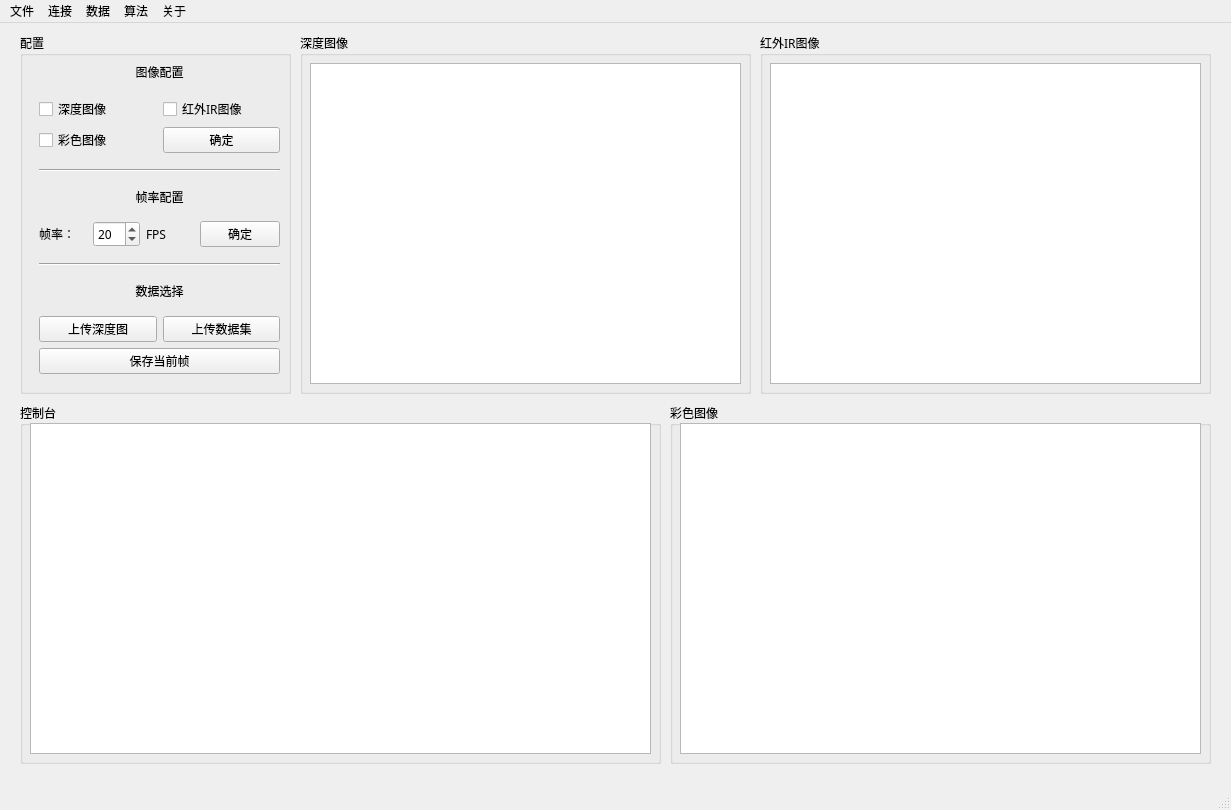
<?xml version="1.0" encoding="UTF-8"?>
<ui version="4.0">
 <class>MainWindow</class>
 <widget class="QMainWindow" name="MainWindow">
  <property name="geometry">
   <rect>
    <x>0</x>
    <y>0</y>
    <width>1231</width>
    <height>810</height>
   </rect>
  </property>
  <property name="windowTitle">
   <string>MainWindow</string>
  </property>
  <widget class="QWidget" name="centralwidget">
   <widget class="QGroupBox" name="groupBox_2">
    <property name="geometry">
     <rect>
      <x>670</x>
      <y>380</y>
      <width>541</width>
      <height>361</height>
     </rect>
    </property>
    <property name="font">
     <font>
      <family>黑体</family>
     </font>
    </property>
    <property name="title">
     <string>彩色图像</string>
    </property>
    <widget class="QGraphicsView" name="graphicsView_3">
     <property name="geometry">
      <rect>
       <x>10</x>
       <y>20</y>
       <width>521</width>
       <height>331</height>
      </rect>
     </property>
    </widget>
   </widget>
   <widget class="QGroupBox" name="groupBox_3">
    <property name="geometry">
     <rect>
      <x>300</x>
      <y>10</y>
      <width>451</width>
      <height>361</height>
     </rect>
    </property>
    <property name="font">
     <font>
      <family>黑体</family>
     </font>
    </property>
    <property name="title">
     <string>深度图像</string>
    </property>
    <widget class="QGraphicsView" name="graphicsView">
     <property name="geometry">
      <rect>
       <x>10</x>
       <y>30</y>
       <width>431</width>
       <height>321</height>
      </rect>
     </property>
    </widget>
   </widget>
   <widget class="QGroupBox" name="groupBox_4">
    <property name="geometry">
     <rect>
      <x>20</x>
      <y>10</y>
      <width>271</width>
      <height>361</height>
     </rect>
    </property>
    <property name="font">
     <font>
      <family>黑体</family>
     </font>
    </property>
    <property name="title">
     <string>配置</string>
    </property>
    <widget class="QWidget" name="verticalLayoutWidget">
     <property name="geometry">
      <rect>
       <x>19</x>
       <y>20</y>
       <width>241</width>
       <height>341</height>
      </rect>
     </property>
     <layout class="QVBoxLayout" name="verticalLayout">
      <item>
       <widget class="QLabel" name="label">
        <property name="font">
         <font>
          <family>黑体</family>
          <pointsize>9</pointsize>
         </font>
        </property>
        <property name="text">
         <string>图像配置</string>
        </property>
        <property name="alignment">
         <set>Qt::AlignCenter</set>
        </property>
       </widget>
      </item>
      <item>
       <layout class="QGridLayout" name="gridLayout">
        <item row="1" column="1">
         <widget class="QPushButton" name="pushButton">
          <property name="text">
           <string>确定</string>
          </property>
         </widget>
        </item>
        <item row="1" column="0">
         <widget class="QCheckBox" name="checkBox_3">
          <property name="text">
           <string>彩色图像</string>
          </property>
         </widget>
        </item>
        <item row="0" column="1">
         <widget class="QCheckBox" name="checkBox_2">
          <property name="text">
           <string>红外IR图像</string>
          </property>
         </widget>
        </item>
        <item row="0" column="0">
         <widget class="QCheckBox" name="checkBox">
          <property name="text">
           <string>深度图像</string>
          </property>
         </widget>
        </item>
       </layout>
      </item>
      <item>
       <spacer name="verticalSpacer_5">
        <property name="orientation">
         <enum>Qt::Vertical</enum>
        </property>
        <property name="sizeType">
         <enum>QSizePolicy::Fixed</enum>
        </property>
        <property name="sizeHint" stdset="0">
         <size>
          <width>20</width>
          <height>10</height>
         </size>
        </property>
       </spacer>
      </item>
      <item>
       <widget class="Line" name="line">
        <property name="orientation">
         <enum>Qt::Horizontal</enum>
        </property>
       </widget>
      </item>
      <item>
       <widget class="QLabel" name="label_2">
        <property name="font">
         <font>
          <family>黑体</family>
          <pointsize>9</pointsize>
         </font>
        </property>
        <property name="text">
         <string>帧率配置</string>
        </property>
        <property name="alignment">
         <set>Qt::AlignCenter</set>
        </property>
       </widget>
      </item>
      <item>
       <layout class="QHBoxLayout" name="horizontalLayout">
        <item>
         <widget class="QLabel" name="label_3">
          <property name="text">
           <string>帧率：</string>
          </property>
         </widget>
        </item>
        <item>
         <widget class="QSpinBox" name="spinBox">
          <property name="value">
           <number>20</number>
          </property>
         </widget>
        </item>
        <item>
         <widget class="QLabel" name="label_4">
          <property name="text">
           <string>FPS</string>
          </property>
         </widget>
        </item>
        <item>
         <widget class="QPushButton" name="pushButton_4">
          <property name="sizePolicy">
           <sizepolicy hsizetype="Fixed" vsizetype="Fixed">
            <horstretch>0</horstretch>
            <verstretch>0</verstretch>
           </sizepolicy>
          </property>
          <property name="text">
           <string>确定</string>
          </property>
         </widget>
        </item>
       </layout>
      </item>
      <item>
       <spacer name="verticalSpacer_4">
        <property name="orientation">
         <enum>Qt::Vertical</enum>
        </property>
        <property name="sizeType">
         <enum>QSizePolicy::Fixed</enum>
        </property>
        <property name="sizeHint" stdset="0">
         <size>
          <width>20</width>
          <height>10</height>
         </size>
        </property>
       </spacer>
      </item>
      <item>
       <widget class="Line" name="line_2">
        <property name="orientation">
         <enum>Qt::Horizontal</enum>
        </property>
       </widget>
      </item>
      <item>
       <widget class="QLabel" name="label_7">
        <property name="font">
         <font>
          <family>黑体</family>
          <pointsize>9</pointsize>
         </font>
        </property>
        <property name="text">
         <string>数据选择</string>
        </property>
        <property name="alignment">
         <set>Qt::AlignCenter</set>
        </property>
       </widget>
      </item>
      <item>
       <layout class="QHBoxLayout" name="horizontalLayout_2">
        <item>
         <widget class="QPushButton" name="pushButton_2">
          <property name="text">
           <string>上传深度图</string>
          </property>
         </widget>
        </item>
        <item>
         <widget class="QPushButton" name="pushButton_5">
          <property name="text">
           <string>上传数据集</string>
          </property>
         </widget>
        </item>
       </layout>
      </item>
      <item>
       <layout class="QHBoxLayout" name="horizontalLayout_3">
        <item>
         <widget class="QPushButton" name="pushButton_3">
          <property name="text">
           <string>保存当前帧</string>
          </property>
         </widget>
        </item>
       </layout>
      </item>
      <item>
       <spacer name="verticalSpacer_3">
        <property name="orientation">
         <enum>Qt::Vertical</enum>
        </property>
        <property name="sizeType">
         <enum>QSizePolicy::Fixed</enum>
        </property>
        <property name="sizeHint" stdset="0">
         <size>
          <width>20</width>
          <height>20</height>
         </size>
        </property>
       </spacer>
      </item>
     </layout>
    </widget>
   </widget>
   <widget class="QGroupBox" name="groupBox_5">
    <property name="geometry">
     <rect>
      <x>20</x>
      <y>380</y>
      <width>641</width>
      <height>361</height>
     </rect>
    </property>
    <property name="font">
     <font>
      <family>黑体</family>
     </font>
    </property>
    <property name="title">
     <string>控制台</string>
    </property>
    <widget class="QTextBrowser" name="textBrowser">
     <property name="geometry">
      <rect>
       <x>10</x>
       <y>20</y>
       <width>621</width>
       <height>331</height>
      </rect>
     </property>
     <property name="html">
      <string>&lt;!DOCTYPE HTML PUBLIC &quot;-//W3C//DTD HTML 4.0//EN&quot; &quot;http://www.w3.org/TR/REC-html40/strict.dtd&quot;&gt;
&lt;html&gt;&lt;head&gt;&lt;meta name=&quot;qrichtext&quot; content=&quot;1&quot; /&gt;&lt;style type=&quot;text/css&quot;&gt;
p, li { white-space: pre-wrap; }
&lt;/style&gt;&lt;/head&gt;&lt;body style=&quot; font-family:'黑体'; font-size:10.8pt; font-weight:400; font-style:normal;&quot;&gt;
&lt;p style=&quot;-qt-paragraph-type:empty; margin-top:0px; margin-bottom:0px; margin-left:0px; margin-right:0px; -qt-block-indent:0; text-indent:0px;&quot;&gt;&lt;br /&gt;&lt;/p&gt;&lt;/body&gt;&lt;/html&gt;</string>
     </property>
    </widget>
   </widget>
   <widget class="QGroupBox" name="groupBox_6">
    <property name="geometry">
     <rect>
      <x>760</x>
      <y>10</y>
      <width>451</width>
      <height>361</height>
     </rect>
    </property>
    <property name="font">
     <font>
      <family>黑体</family>
     </font>
    </property>
    <property name="title">
     <string>红外IR图像</string>
    </property>
    <widget class="QGraphicsView" name="graphicsView_2">
     <property name="geometry">
      <rect>
       <x>10</x>
       <y>30</y>
       <width>431</width>
       <height>321</height>
      </rect>
     </property>
    </widget>
   </widget>
  </widget>
  <widget class="QMenuBar" name="menubar">
   <property name="geometry">
    <rect>
     <x>0</x>
     <y>0</y>
     <width>1231</width>
     <height>26</height>
    </rect>
   </property>
   <widget class="QMenu" name="menu">
    <property name="title">
     <string>文件</string>
    </property>
   </widget>
   <widget class="QMenu" name="menu_2">
    <property name="title">
     <string>连接</string>
    </property>
   </widget>
   <widget class="QMenu" name="menu_3">
    <property name="title">
     <string>关于</string>
    </property>
   </widget>
   <widget class="QMenu" name="menu_4">
    <property name="title">
     <string>算法</string>
    </property>
    <addaction name="actiona"/>
    <addaction name="actionxiug"/>
    <addaction name="actiona_3"/>
    <addaction name="separator"/>
    <addaction name="actiona_2"/>
   </widget>
   <widget class="QMenu" name="menu_5">
    <property name="title">
     <string>数据</string>
    </property>
    <addaction name="actiona_4"/>
    <addaction name="actiona_8"/>
    <addaction name="actiona_6"/>
    <addaction name="separator"/>
    <addaction name="actiona_5"/>
    <addaction name="actiona_9"/>
    <addaction name="actiona_7"/>
   </widget>
   <addaction name="menu"/>
   <addaction name="menu_2"/>
   <addaction name="menu_5"/>
   <addaction name="menu_4"/>
   <addaction name="menu_3"/>
  </widget>
  <widget class="QStatusBar" name="statusbar"/>
  <action name="actionf">
   <property name="text">
    <string>算法注册</string>
   </property>
  </action>
  <action name="actionf_2">
   <property name="text">
    <string>f</string>
   </property>
  </action>
  <action name="actiona">
   <property name="text">
    <string>注册算法</string>
   </property>
  </action>
  <action name="actiona_2">
   <property name="text">
    <string>算法推理</string>
   </property>
  </action>
  <action name="actiona_3">
   <property name="text">
    <string>删除算法</string>
   </property>
  </action>
  <action name="actionxiug">
   <property name="text">
    <string>修改算法</string>
   </property>
  </action>
  <action name="actiona_4">
   <property name="text">
    <string>上传深度图</string>
   </property>
  </action>
  <action name="actiona_5">
   <property name="text">
    <string>上传数据集</string>
   </property>
  </action>
  <action name="actiona_6">
   <property name="text">
    <string>删除深度图</string>
   </property>
  </action>
  <action name="actiona_7">
   <property name="text">
    <string>删除数据集</string>
   </property>
  </action>
  <action name="actiona_8">
   <property name="text">
    <string>修改深度图</string>
   </property>
  </action>
  <action name="actiona_9">
   <property name="text">
    <string>修改数据集</string>
   </property>
  </action>
 </widget>
 <resources/>
 <connections/>
</ui>
